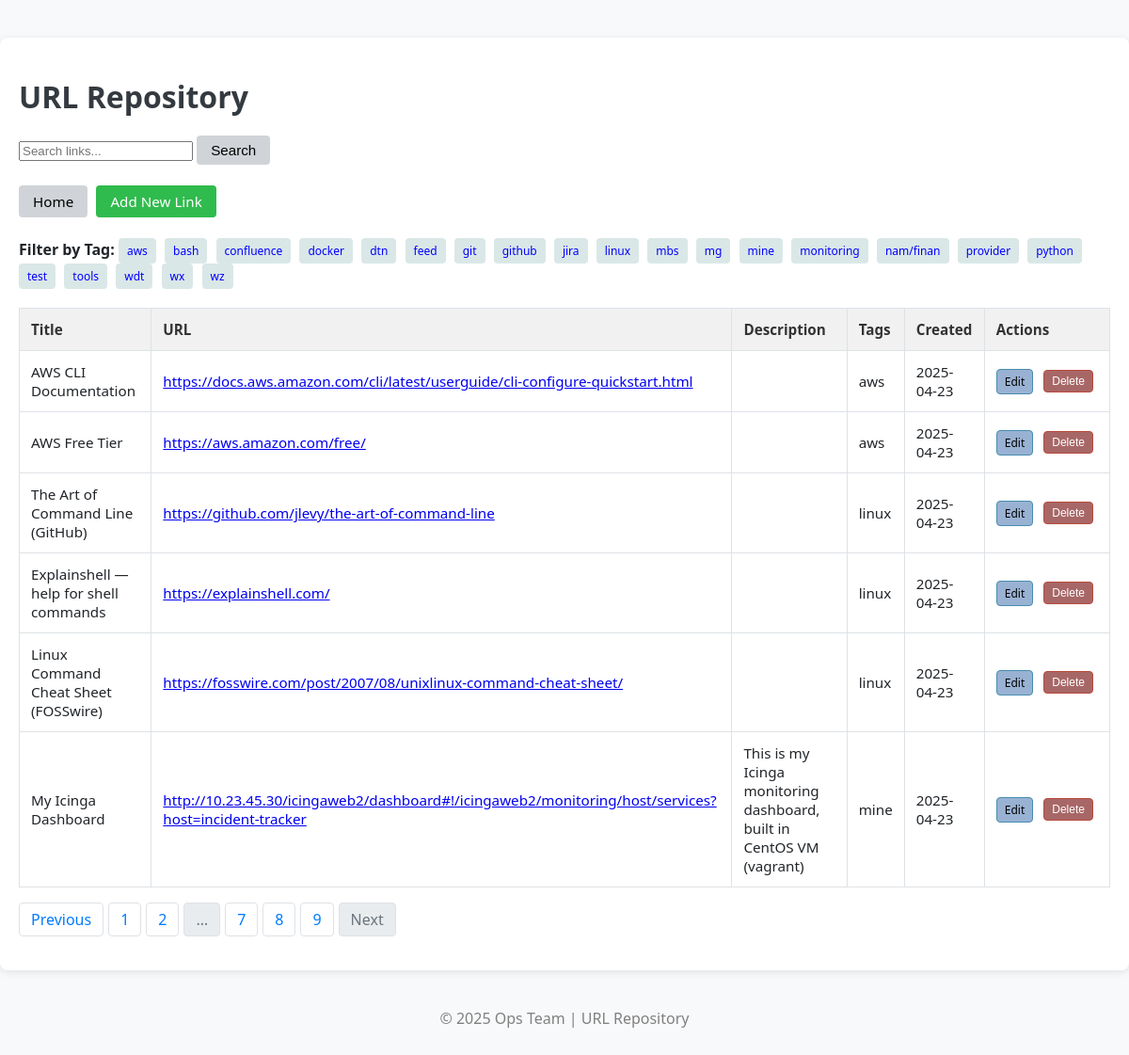
The page /?page=9 on the database its author committed.
### models.py (models this page shows)
class Link(db.Model):
    id = db.Column(db.Integer, primary_key=True)
    title = db.Column(db.String(120), nullable=False)
    url = db.Column(db.String(500), nullable=False)
    description = db.Column(db.Text, nullable=True)
    tags = db.Column(db.String(250), nullable=True)
    created_at = db.Column(db.DateTime, default=datetime.utcnow)

### app.py (the view)
@app.route('/')
def home():
    search_query = request.args.get('search')
    tag_filter = request.args.get('tag')
    page = request.args.get('page', 1, type=int)
    query = Link.query
    if search_query:
        query = query.filter(
            (Link.title.ilike(f'%{search_query}%')) |
            (Link.description.ilike(f'%{search_query}%')) |
            (Link.tags.ilike(f'%{search_query}%'))
        )
    if tag_filter:
        query = query.filter(Link.tags.ilike(f'%{tag_filter}%'))
    links = query.order_by(Link.created_at.desc()).paginate(page=page, per_page=10)  # Paginate here
    all_tags = get_all_tags()
    return render_template('home.html', links=links, search_query=search_query, tag_filter=tag_filter, all_tags=all_tags)

### app.py (called while the page is built)
def get_all_tags():
    tags = []
    all_links = Link.query.all()
    for link in all_links:
        if link.tags:
            tags.extend([t.strip() for t in link.tags.split(',')])
    return sorted(set(tags))  # Remove duplicates and sort

### templates/home.html (shortened to what this page needs)
<!DOCTYPE html>
<html lang="en">
<head>
    <link rel="stylesheet" href="{{ url_for('static', filename='style.css') }}">
</head>
<body class="p-4">
    <div class="container">
        <h1 class="mb-4">URL Repository</h1>
        <form method="GET" action="{{ url_for('home') }}" class="mb-4">
            <div class="input-group">
                <input type="text" name="search" class="form-control" placeholder="Search links..." value="{{ search_query or '' }}">
                <button class="btn btn-primary" type="submit">Search</button>
            </div>
        </form>
	<br>
        <a href="{{ url_for('home') }}" class="btn btn-primary mb-3">Home</a>
        <a href="{{ url_for('add_link') }}" class="btn btn-success mt-4">Add New Link</a>
	<br>
	<br>
{% if all_tags %}
<div class="mb-3">
    <strong>Filter by Tag:</strong>
    {% for tag in all_tags %}
        <a href="{{ url_for('home', tag=tag) }}" class="btn btn-outline-secondary btn-sm">{{ tag }}</a>
    {% endfor %}
</div>
{% endif %}
        {% if links.items %}
        <table class="table table-bordered table-hover">
            <thead class="table-light">
                <tr>
                    <th>Title</th>
                    <th>URL</th>
                    <th>Description</th>
                    <th>Tags</th>
                    <th>Created</th>
                    <th>Actions</th>
                </tr>
            </thead>
            <tbody>
                {% for link in links.items %}
                <tr>
                    <td>{{ link.title }}</td>
                    <td><a href="{{ link.url }}" target="_blank">{{ link.url }}</a></td>
                    <td>{{ link.description }}</td>
                    <td>{{ link.tags }}</td>
                    <td>{{ link.created_at.strftime('%Y-%m-%d') }}</td>
		    <td>
		    <div class="action-buttons">
                    <a href="{{ url_for('edit_link', id=link.id) }}" class="btn btn-sm btn-warning">Edit</a>
                        <form action="{{ url_for('delete_link', id=link.id) }}" method="POST" style="display:inline-block;">
                            <button type="submit" class="btn btn-sm btn-danger" onclick="return confirm('Are you sure you want to delete this link?');">Delete</button>
                        </form>
		    </div>
		    </td>
                </tr>
                {% endfor %}
            </tbody>
        </table>
        <nav aria-label="Page navigation">
            <ul class="pagination">
                {% if links.has_prev %}
                    <li class="page-item">
                        <a class="page-link" href="{{ url_for('home', page=links.prev_num) }}{% if search_query %}&search={{ search_query }}{% endif %}{% if tag_filter %}&tag={{ tag_filter }}{% endif %}">Previous</a>
                    </li>
                {% else %}
                    <li class="page-item disabled">
                        <span class="page-link">Previous</span>
                    </li>
                {% endif %}
                {% for page_num in links.iter_pages(left_edge=2, right_edge=2, left_current=2, right_current=2) %}
                    {% if page_num %}
                        {% if page_num == links.page %}
                            <li class="page-item active">
                                <span class="page-link">{{ page_num }}</span>
                            </li>
                        {% else %}
                            <li class="page-item">
                                <a class="page-link" href="{{ url_for('home', page=page_num) }}{% if search_query %}&search={{ search_query }}{% endif %}{% if tag_filter %}&tag={{ tag_filter }}{% endif %}">{{ page_num }}</a>
                            </li>
                        {% endif %}
                    {% else %}
                        <li class="page-item disabled"><span class="page-link">…</span></li>
                    {% endif %}
                {% endfor %}
                {% if links.has_next %}
                    <li class="page-item">
                        <a class="page-link" href="{{ url_for('home', page=links.next_num) }}{% if search_query %}&search={{ search_query }}{% endif %}{% if tag_filter %}&tag={{ tag_filter }}{% endif %}">Next</a>
                    </li>
                {% else %}
                    <li class="page-item disabled">
                        <span class="page-link">Next</span>
                    </li>
                {% endif %}
            </ul>
        </nav>
        {% else %}
            <div class="alert alert-info" role="alert">
                No links found.
            </div>
        {% endif %}
    </div>
    <footer>
        <p>&copy; 2025 Ops Team | URL Repository</p>
    </footer>
</body>
</html>

### static/style.css (style rules this page uses)
body { background-color: #f8f9fa; color: #212529; font-family: 'Segoe UI', Tahoma, Geneva, Verdana, sans-serif; margin: 0; padding: 0; }
.container { max-width: 1600px; margin: 40px auto; padding: 20px; background-color: #ffffff; border-radius: 8px; box-shadow: 0 2px 8px rgba(0, 0, 0, 0.1); }
h1 { font-size: 2rem; color: #343a40; margin-bottom: 20px; }
.btn { display: inline-block; padding: 6px 14px; border-radius: 4px; text-decoration: none; font-size: 0.95rem; transition: background-color 0.2s ease; border: 1px solid transparent; margin-right: 5px; }
.btn-success { background-color: #30bb4e; color: white; }
.btn-primary { background-color: #d0d4d8; color: rgb(0, 0, 0); }
.table { width: 100%; border-collapse: collapse; margin-top: 20px; font-size: 0.95rem; border: 1px solid #dee2e6; }
.table th, .table td { padding: 12px; border: 1px solid #dee2e6; text-align: left; }
.table th { background-color: #f1f1f1; color: #333; }
.pagination { list-style: none; display: flex; gap: 5px; padding-left: 0; }
.pagination .page-item { display: inline; }
.pagination .page-link { display: inline-block; padding: 6px 12px; background-color: white; color: #007bff; border: 1px solid #dee2e6; border-radius: 4px; text-decoration: none; }
.pagination .page-item.disabled .page-link { color: #6c757d; background-color: #e9ecef; border-color: #dee2e6; }
.action-buttons { display: flex; gap: 6px; align-items: center; }
.btn-sm { padding: 4px 8px; font-size: 12px; border: 1px solid transparent; border-radius: 4px; text-decoration: none; cursor: pointer; }
.btn-warning { background-color: #99b2d3; color: #000; border-color: #478cae; }
.btn-danger { background-color: #a86767; color: #fff; border-color: #b94a3b; }
footer { text-align: center; // padding: 1px; // background-color: #828a92; color: gray; // max-width: 1600px; margin: 40px auto; // border-radius: 4px; }
.btn-outline-secondary { background-color: #dae7e7; color: blue; }

### rows shown on the page
Link: tags "aws", title "AWS Free Tier", url "https://aws.amazon.com/free/", created_at "2025-04-23"
Link: tags "bash"
Link: tags "confluence"
Link: tags "docker"
Link: tags "dtn"
Link: tags "feed"
Link: tags "git"
Link: tags "github"
Link: tags "jira"
Link: tags "linux", title "Linux Command Cheat Sheet (FOSSwire)", url "https://fosswire.com/post/2007/08/unixlinux-command-cheat-sheet/", created_at "2025-04-23"
Link: tags "mbs"
Link: tags "mine", title "My Icinga Dashboard", url "http://10.23.45.30/icingaweb2/dashboard#!/icingaweb2/monitoring/host/services?host=incident-tracker", description "This is my Icinga monitoring dashboard, built in CentOS VM (vagrant)", created_at "2025-04-23"
Link: tags "monitoring"
Link: tags "nam/finan"
Link: tags "provider"
Link: tags "python"
Link: tags "test"
Link: tags "tools"
Link: tags "wz"
Link: title "AWS CLI Documentation", url "https://docs.aws.amazon.com/cli/latest/userguide/cli-configure-quickstart.html", tags "aws", created_at "2025-04-23"
Link: title "The Art of Command Line (GitHub)", url "https://github.com/jlevy/the-art-of-command-line", tags "linux", created_at "2025-04-23"
Link: title "Explainshell — help for shell commands", url "https://explainshell.com/", tags "linux", created_at "2025-04-23"

### other values the page prints
{{ tag }} "mg" "wdt" "wx"
{{ page_num }} "1" "2" "7" "8"
{{ page_num }} "9"
